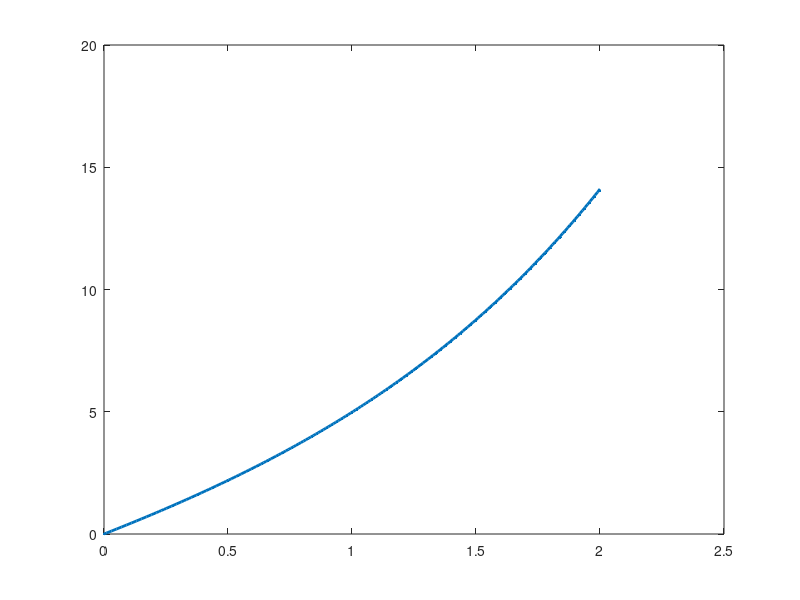

Here is the MATLAB script that generated this plot:
close all
clear all
clc

fex = @(x) 4/1.3*exp(-0.5*x).*(exp(1.3*x)-1);
fr = @(x,y) 4*exp(0.8*x) - 0.5*y;

function local = RK1(fun_rhs,x0,xf,y0,npts)
  local = zeros(npts+1,2);
  
  h = (xf - x0)/npts;
  xvec = zeros(npts+1,1);
  yvec = zeros(npts+1,1);
  xvec(1) = x0;
  yvec(1) = y0;
  
  for ii=1:npts
    K1 = h*fun_rhs(xvec(ii),yvec(ii));
    xvec(ii+1) = xvec(ii) + h;
    yvec(ii+1) = yvec(ii) + K1;
  end
  
  local = cat(2, xvec, yvec);
end

x0=0;
xf=2;
y0=0;
npts = 100;
sol = RK1(fr,x0,xf,y0,npts);



xv = linspace(0,2,200);
yv = fex(xv);

plot(xv,yv, 'linewidth',2);
hold on;
scatter(sol(:,1),sol(:,2),3,'filled');

A = [1,4;2,5;3,6];
[m,n] = size(A);

for i=1:3
  for j=1:2
    disp(A(i+(j-1)*3))
  endfor
endfor

disp('-----')

for i=1:3
  for j=1:2
    disp(A(j+(i-1)*2))
  endfor
endfor
